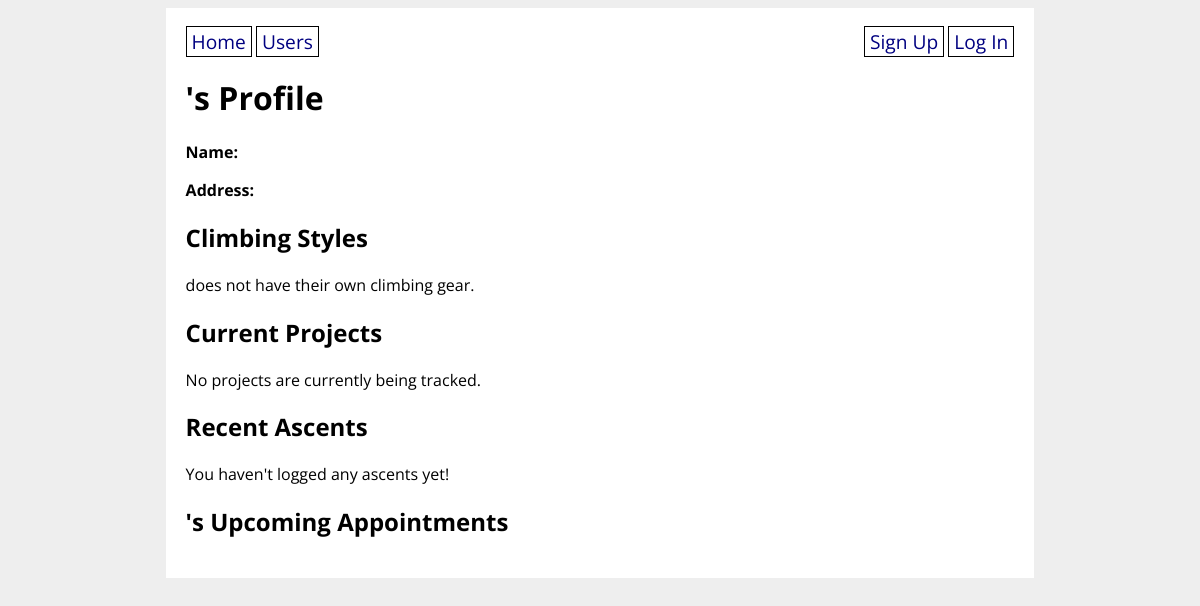
The page /profile/11 on the database as committed earlier.
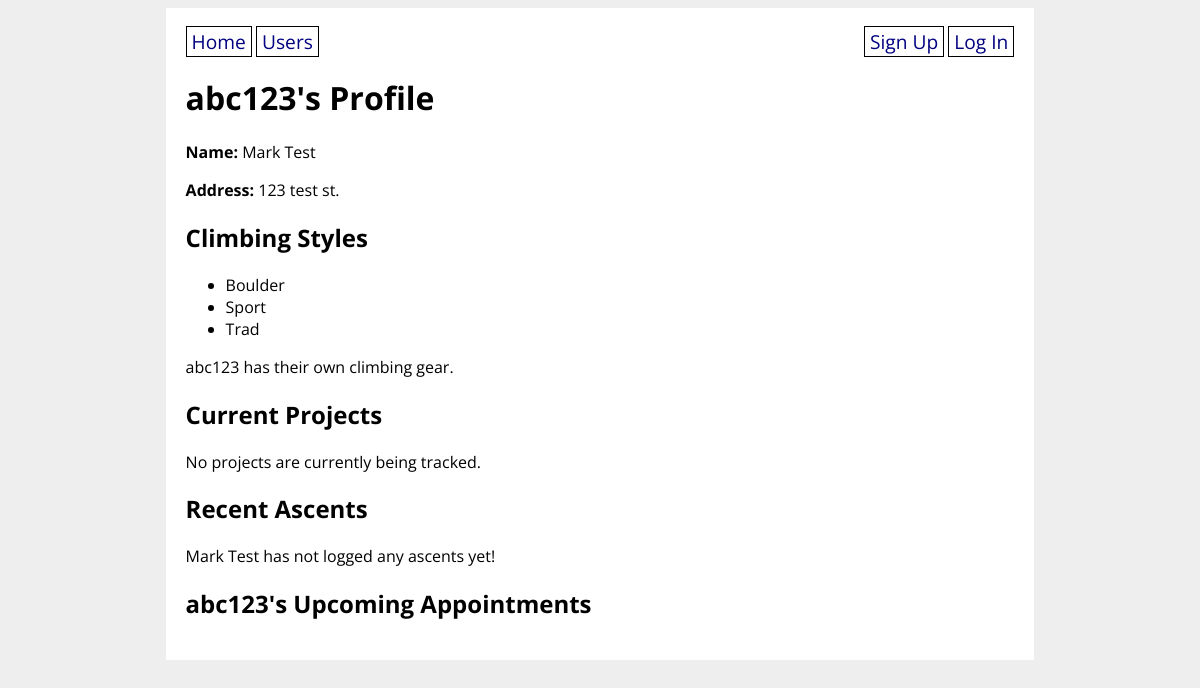
The same page on the database as committed later.
### climbunity_app/models.py (models this page shows, shortened)
class User(UserMixin, db.Model):
    id = db.Column(db.Integer, primary_key=True)
    username = db.Column(db.String(80), nullable=False, unique=True)
    password = db.Column(db.String(200), nullable=False)
    email = db.Column(db.String(200), nullable=False)
    first_name = db.Column(db.String(50), nullable=False)
    last_name = db.Column(db.String(50), nullable=False)
    address = db.Column(db.String(200), nullable=False)
    has_gear = db.Column(db.Boolean, nullable=False)
    user_projects = db.relationship('Route',
        secondary='user_project_lists', back_populates='projecting_users'
    )
    user_appointments = db.relationship('Appointment',
        secondary='appointment_guests', back_populates='appointment_attendants'
    )
    user_does_styles = db.relationship('Style',
        secondary='user_style_lists', back_populates='climber_styles'
    )

class Style(db.Model):
    id = db.Column(db.Integer, primary_key=True)
    style = db.Column(db.String(8))
    climber_styles = db.relationship('User',
        secondary='user_style_lists', back_populates='user_does_styles'
    )
    route_styles = db.relationship('Route',
        secondary='route_style_lists', back_populates='possible_route_styles'
    )
    def __str__(self):
        return f'{self.style}'

### climbunity_app/main/routes.py (the view)
@main.route('/profile/<user_id>', methods=['GET', 'POST'])
def user_detail(user_id):
    routes = Route.query.all()
    user = User.query.get(user_id)
    ascents = Ascent.query.filter_by(user_id=user_id).limit(5).all()
    if current_user == user:
        form = SignUpForm(obj=user)
        return render_template('user_detail.html', routes=routes, ascents=ascents, user=user, form=form)
    else:
        user = User.query.get(user_id)
    return render_template('user_detail.html', routes=routes, ascents=ascents, user=user)

### climbunity_app/templates/user_detail.html (shortened to what this page needs)
{% extends 'base.html' %}
{% block content %}
<h1> {{ user.username }}'s Profile</h1>
<p><strong>Name: </strong> {{ user.first_name }} {{ user.last_name }}</p>
<p><strong>Address: </strong> {{ user.address }}</p>
<h2>Climbing Styles</h2>
{% if user.user_does_styles %}
    <ul>
        {% for style in user.user_does_styles %}
            <li>{{ style }}</li>
        {% endfor %}
    </ul>
{% endif %}
{% if user.has_gear %}
    <p>{{ user.username }} has their own climbing gear.</p>
{% else %}
    <p>{{ user.username }} does not have their own climbing gear.</p>
{% endif %}
<h2>Current Projects</h2>
{% if user.user_projects %}
    {% for route in user.user_projects%}
        <div>{{ route.name }} - {{ route.grade }}
            {% if user == current_user %}
                <form style="display: inline;" method="POST" action="/remove_from_project_list/{{ route.id }}">
                    <input style="margin: 0; padding: 0;" type="submit" value="delete"/>
                </form>
            {% endif %}
        </div>
    {% endfor %}
{% else %}
<p>No projects are currently being tracked.</p>
{% endif %}
<h2>Recent Ascents</h2>
{% if ascents %}
    <div>
        {% for ascent in ascents %}
            <p>{{ ascent.send_date }} - <a href="/route/{{ ascent.route_id }}" > {{ ascent.routes_ascended[0].name }}</a></p>
            {% if ascent.send_rating %}
                <p>Rating: {{ ascent.send_rating }}/5</p>
            {% endif %}
            {% if ascent.send_comments %}
                <p>Comments {{ ascent.send_comments }}</p>
            {% endif %}
            {% if user == current_user %}
            <form method="POST" action="/delete_ascent/{{ ascent.id }}">
                <input type="submit" value="Delete ascent">
            </form>
            {% endif %}
        {% endfor %}
    </div>
{% else %}
    {% if current_user.id == user.id %}
        You haven't logged any ascents yet!
    {% else %}
        {{ user.first_name }} {{ user.last_name }} has not logged any ascents yet!
    {% endif %}
{% endif %}
{% if user == current_user %}
    <h2>Your Upcoming Appointments</h2>
    {% if user.user_appointments %}
        <div>
            {% for appointment in user.user_appointments %}
                <p>{{ appointment.appointment_datetime }} @ <a href="/venue/{{ appointment.venue_id }}" >{{ appointment.appointment_venues[0] }}</a></p>
                <form method="POST" action="/delete_appointment/{{ appointment.id }}">
                    <input type="submit" value="Delete appointment">
                </form>
            {% endfor %}
        </div>
    {% else %}
        <p>You have no appointments yet!</p>
    {% endif %}
    <h2>Edit your information</h2>
    <form action="/edit_profile/{{ current_user.id }}" method="POST">
        {{ form.csrf_token }}
        <fieldset>
        {{ form.first_name.label }}
        {{ form.first_name }}
        <ul>
        {% for error in form.first_name.errors %}
            <li class="error">{{ error }}</li>
        {% endfor %}
        </ul>
        {{ form.last_name.label }}
        {{ form.last_name }}
        <ul>
        {% for error in form.last_name.errors %}
            <li class="error">{{ error }}</li>
        {% endfor %}
        </ul>
        {{ form.address.label }}
        {{ form.address }}
        <ul>
        {% for error in form.address.errors %}
            <li class="error">{{ error }}</li>
        {% endfor %}
        </ul>
        {{ form.climber_styles.label }}
        {{ form.climber_styles }}
        <ul>
        {% for error in form.climber_styles.errors %}
            <li class="error">{{ error }}</li>
        {% endfor %}
        </ul>
        {{ form.has_gear.label }}
        {{ form.has_gear }}
        <ul>
        {% for error in form.has_gear.errors %}
            <li class="error">{{ error }}</li>
        {% endfor %}
        </ul>
        {{ form.edit }}
    </fieldset>
</form>
{% else %}
    <h2>{{ user.username }}'s Upcoming Appointments</h2>
{% endif %}
{% endblock %}

Rows that differ between the two databases and show on the page:
added User: username "abc123", first_name "Mark", last_name "Test", address "123 test st."
now on this page (row unchanged): Style: style "Boulder"
now on this page (row unchanged): Style: style "Sport"
now on this page (row unchanged): Style: style "Trad"
Other text that changed with them:
text no longer shown: "does not have their own climbing gear. You haven't logged any ascents yet!"
text now shown: "has their own climbing gear. has not logged any ascents yet!"
